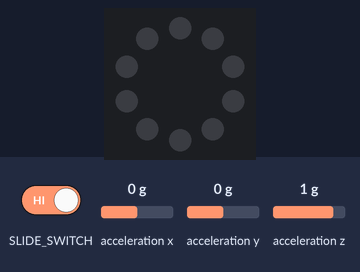
The program below on a simulated Circuit Playground running CircuitPython. Parts: the board's ring of 10 RGB LEDs (number 0 left of the top, counting anticlockwise). The inputs (shaded band) are chosen by the test bench; at power-on: acceleration z 1 g, acceleration y 0 g, acceleration x 0 g.

Above: at 1.2 s.
1.3 s: acceleration z set to -1.4 g
At 1.4 s:
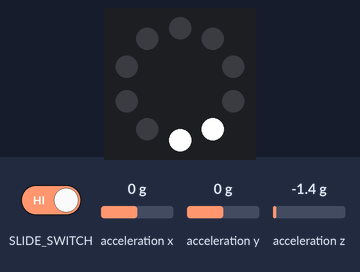
4.3 s: acceleration y set to 0.8 g
At 5.03 s:
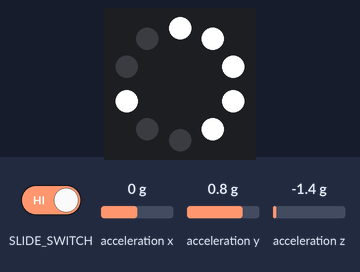
7.3 s: slide switch moved to the right
8.8 s: slide switch moved to the left
11.8 s: acceleration z set to 0.8 g
Timing chart, 0 to 14.3 s (numbered marks = the images above; inputs shaded):
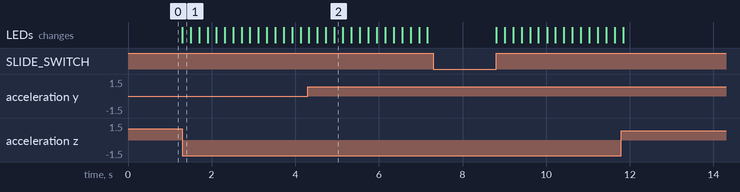

The program:

bike_glove.py
```python
# (licence header left out)
import time
from adafruit_circuitplayground.express import cpx

THRESHOLD_UP        = 5   # threshold for hand up test
THRESHOLD_RIGHT     = 5   # threshold for right turn
THRESHOLD_LEFT      = -5  # threshold for left turn

LEFT_COLOR          = 0xFFFFFF
RIGHT_COLOR         = 0xFFFFFF
ANIM_DELAY          = 0.200

RIGHT_TURN = (
  (2, 5, 6, 7, 8, 9),
)

LEFT_TURN = (
  (5, 4),
  (6, 3),
  (7, 2),
  (8, 1),
  (9, 0)
)

def animate_glove(animation, color, delay=ANIM_DELAY):
    for frame in animation:
        cpx.pixels.fill(0)
        for pixel in frame:
            cpx.pixels[pixel] = color
        time.sleep(delay)

    cpx.pixels.fill(0)
    time.sleep(ANIM_DELAY)

# Loop forever
while True:
    # Check slide switch position
    if cpx.switch:
        # Get acceleration values
        X, Y, Z = cpx.acceleration
        # Check if glove is down or up
        if Z < THRESHOLD_UP:
            # Determine glove orienation and animate
            if Y > THRESHOLD_RIGHT:
                animate_glove(RIGHT_TURN, RIGHT_COLOR)
            elif X > THRESHOLD_LEFT:
                animate_glove(LEFT_TURN, LEFT_COLOR)
```

Measured:
- after the input at 1.3 s, the LEDs: change at once (image 1)
- after the input at 7.3 s, every drawn part: stays the same
